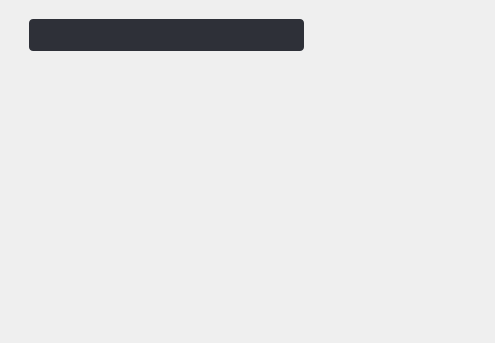
<?xml version="1.0" encoding="UTF-8"?>
<ui version="4.0">
 <class>ShowCameraWidget</class>
 <widget class="QWidget" name="ShowCameraWidget">
  <property name="geometry">
   <rect>
    <x>0</x>
    <y>0</y>
    <width>495</width>
    <height>343</height>
   </rect>
  </property>
  <property name="windowTitle">
   <string>摄像头</string>
  </property>
  <layout class="QVBoxLayout" name="verticalLayout">
   <property name="spacing">
    <number>0</number>
   </property>
   <property name="leftMargin">
    <number>0</number>
   </property>
   <property name="topMargin">
    <number>0</number>
   </property>
   <property name="rightMargin">
    <number>0</number>
   </property>
   <property name="bottomMargin">
    <number>0</number>
   </property>
   <item>
    <widget class="QWidget" name="widget_back" native="true">
     <widget class="ShowVideoWidget" name="widget_video" native="true">
      <property name="geometry">
       <rect>
        <x>40</x>
        <y>60</y>
        <width>181</width>
        <height>141</height>
       </rect>
      </property>
     </widget>
     <widget class="QWidget" name="widget_control" native="true">
      <property name="geometry">
       <rect>
        <x>20</x>
        <y>10</y>
        <width>361</width>
        <height>241</height>
       </rect>
      </property>
      <layout class="QVBoxLayout" name="verticalLayout_2">
       <property name="topMargin">
        <number>0</number>
       </property>
       <property name="rightMargin">
        <number>0</number>
       </property>
       <item>
        <widget class="QWidget" name="widget_2" native="true">
         <layout class="QHBoxLayout" name="horizontalLayout">
          <item>
           <widget class="QComboBox" name="comboBox_videoDevice">
            <property name="sizePolicy">
             <sizepolicy hsizetype="Expanding" vsizetype="Fixed">
              <horstretch>0</horstretch>
              <verstretch>0</verstretch>
             </sizepolicy>
            </property>
            <property name="minimumSize">
             <size>
              <width>0</width>
              <height>32</height>
             </size>
            </property>
            <property name="styleSheet">
             <string notr="true">
/*下拉框*/
QComboBox {
    font-family:&quot;Microsoft YaHei UI&quot;;
    font-size:20px;

    color:#ffffff;
    background-color:#2e3038;

    border-radius:4px;
    border:none;
	padding-left:10px;


	padding-right:30px;
}



QComboBox QAbstractItemView 
{
     outline:0px;
     border:none;
	color:#ffffff;
	background-color:#2e3038;
border-radius:4px;
font-size:20px;

}

QComboBox::drop-down {
     subcontrol-origin: padding;
     subcontrol-position: top right;
     width: 15px;
     background:transparent;
}
/*图标*/
QComboBox::down-arrow {
    subcontrol-origin: border;
    subcontrol-position:right;

    padding-right:10px;

    width:23px;
    height:25px;
	image: url(:/image/Dropdown_btn.png);
}

QComboBox QAbstractItemView::item
{
height: 48px;
    background-color:#2e3038;
    border:none;
    color:#ffffff;
}

QComboBox QAbstractItemView::item:hover
{
    background-color:#4b5cc4;
    color:#ffffff;
}
</string>
            </property>
           </widget>
          </item>
          <item>
           <spacer name="horizontalSpacer">
            <property name="orientation">
             <enum>Qt::Horizontal</enum>
            </property>
            <property name="sizeType">
             <enum>QSizePolicy::Fixed</enum>
            </property>
            <property name="sizeHint" stdset="0">
             <size>
              <width>36</width>
              <height>20</height>
             </size>
            </property>
           </spacer>
          </item>
          <item>
           <widget class="QPushButton" name="pushButton_close">
            <property name="minimumSize">
             <size>
              <width>26</width>
              <height>26</height>
             </size>
            </property>
            <property name="maximumSize">
             <size>
              <width>26</width>
              <height>26</height>
             </size>
            </property>
            <property name="cursor">
             <cursorShape>PointingHandCursor</cursorShape>
            </property>
            <property name="toolTip">
             <string>关闭</string>
            </property>
            <property name="styleSheet">
             <string notr="true">QPushButton{ 
image: url(:/image/close_2_normal.png);
border-radius:0px; 
} 
QPushButton:hover{ 
image: url(:image/close_normal.png);
background-color:rgb(255,80,6); 
border-radius:12px; 
} 
QPushButton:pressed{ 
image: url(:image/close_hover.png);
border-radius:0px; 
}
</string>
            </property>
            <property name="text">
             <string/>
            </property>
           </widget>
          </item>
         </layout>
        </widget>
       </item>
       <item>
        <widget class="QWidget" name="widget_3" native="true">
         <property name="sizePolicy">
          <sizepolicy hsizetype="Preferred" vsizetype="Expanding">
           <horstretch>0</horstretch>
           <verstretch>0</verstretch>
          </sizepolicy>
         </property>
        </widget>
       </item>
      </layout>
     </widget>
    </widget>
   </item>
  </layout>
 </widget>
 <customwidgets>
  <customwidget>
   <class>ShowVideoWidget</class>
   <extends>QWidget</extends>
   <header>Widget/video/ShowVideoWidget.h</header>
   <container>1</container>
  </customwidget>
 </customwidgets>
 <resources/>
 <connections/>
</ui>
